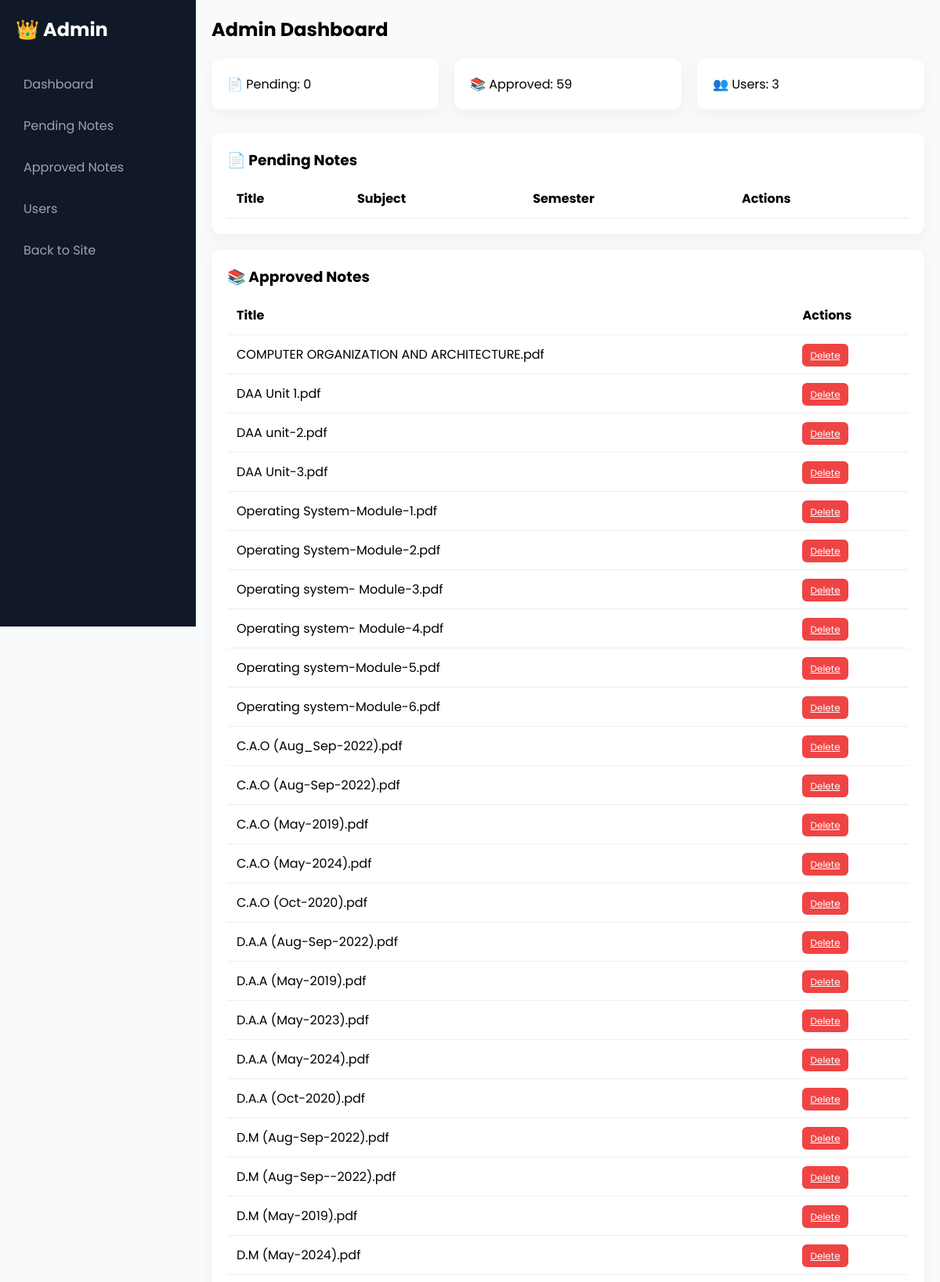
The page /admin (signed in, upper part) on the database its author committed.
### tables this page shows
CREATE TABLE notes(
        id INTEGER PRIMARY KEY AUTOINCREMENT,
        title TEXT NOT NULL,
        filename TEXT NOT NULL,
        subject TEXT NOT NULL,
        semester INTEGER NOT NULL,
        uploaded_by TEXT NOT NULL,
        status TEXT NOT NULL DEFAULT 'pending',
        downloads INTEGER DEFAULT 0,
        created_at TIMESTAMP DEFAULT CURRENT_TIMESTAMP
    , share_id TEXT);

### app.py (the view)
@app.route("/admin")
def admin():
    if not login_required():
        return login_required_redirect()
    if not admin_required():
        return "⛔ Access Denied"
    conn = get_db_connection()
    cur = conn.cursor()
    cur.execute("SELECT * FROM notes WHERE status='pending'")
    pending_notes = cur.fetchall()
    cur.execute("SELECT * FROM notes WHERE status='approved'")
    approved_notes = cur.fetchall()
    cur.execute("SELECT * FROM users")
    users = cur.fetchall()
    conn.close()
    return render_template(
        "admin.html",
        pending_notes=pending_notes,
        approved_notes=approved_notes,
        users=users
    )

### app.py (called while the page is built)
def get_db_connection():
    conn = sqlite3.connect(Config.DATABASE)
    conn.row_factory = sqlite3.Row
    return conn

def login_required():
    return "user" in session

def admin_required():
    return session.get("role") == "admin"

### templates/admin.html (shortened to what this page needs)
<!DOCTYPE html>
<html lang="en">
<head>
<link rel="stylesheet" href="https://cdnjs.cloudflare.com/ajax/libs/font-awesome/6.5.0/css/all.min.css">
</head>
<body>
<div class="sidebar">
  <h2>👑 Admin</h2>
  <a href="#">Dashboard</a>
  <a href="#pending">Pending Notes</a>
  <a href="#approved">Approved Notes</a>
  <a href="#users">Users</a>
  <a href="/dashboard">Back to Site</a>
</div>
<div class="main">
  <div class="header">
    <h2>Admin Dashboard</h2>
  </div>
  <div class="stats">
    <div class="stat">📄 Pending: {{pending_notes|length}}</div>
    <div class="stat">📚 Approved: {{approved_notes|length}}</div>
    <div class="stat">👥 Users: {{users|length}}</div>
  </div>
  <div class="section" id="pending">
    <h3>📄 Pending Notes</h3>
    <table class="table">
      <tr>
        <th>Title</th>
        <th>Subject</th>
        <th>Semester</th>
        <th>Actions</th>
      </tr>
    </table>
  </div>
  <div class="section" id="approved">
    <h3>📚 Approved Notes</h3>
    <table class="table">
      <tr>
        <th>Title</th>
        <th>Actions</th>
      </tr>
      {% for n in approved_notes %}
      <tr>
        <td>{{n['title']}}</td>
        <td>
          <a href="/delete/{{n['id']}}" class="btn delete">Delete</a>
        </td>
      </tr>
      {% endfor %}
    </table>
  </div>
</div>
</body>
</html>

### templates/admin.html (style rules this page uses)
* { margin:0;padding:0;box-sizing:border-box;font-family:'Poppins',sans-serif; }
body { display:flex; background:#F8FAFC; }
.sidebar { width:250px; height:100vh; background:#111827; color:white; padding:20px; position:fixed; }
.sidebar h2 { margin-bottom:30px; }
.sidebar a { display:block; color:#9ca3af; padding:10px; margin:8px 0; text-decoration:none; border-radius:8px; }
.main { margin-left:250px; padding:20px; width:100%; }
.header { display:flex; justify-content:space-between; align-items:center; margin-bottom:20px; }
.header h2 { font-size:24px; }
.stats { display:grid; grid-template-columns:repeat(auto-fit,minmax(200px,1fr)); gap:20px; margin-bottom:30px; }
.stat { background:white; padding:20px; border-radius:12px; box-shadow:0 5px 20px rgba(0,0,0,0.05); }
.table { width:100%; border-collapse:collapse; margin-top:10px; }
.table th,.table td { padding:12px; text-align:left; border-bottom:1px solid #eee; }
.btn { padding:6px 10px; border:none; border-radius:6px; color:white; cursor:pointer; font-size:12px; }
.delete { background:#ef4444; }
.section { background:white; padding:20px; border-radius:12px; margin-bottom:20px; box-shadow:0 5px 20px rgba(0,0,0,0.05); }

### rows shown on the page
notes: title "COMPUTER ORGANIZATION AND ARCHITECTURE.pdf"
notes: title "DAA Unit 1.pdf"
notes: title "DAA unit-2.pdf"
notes: title "DAA Unit-3.pdf"
notes: title "Operating System-Module-1.pdf"
notes: title "Operating System-Module-2.pdf"
notes: title "Operating system- Module-3.pdf"
notes: title "Operating system- Module-4.pdf"
notes: title "Operating system-Module-5.pdf"
notes: title "Operating system-Module-6.pdf"
notes: title "C.A.O (Aug_Sep-2022).pdf"
notes: title "C.A.O (Aug-Sep-2022).pdf"
notes: title "C.A.O (May-2019).pdf"
notes: title "C.A.O (May-2024).pdf"
notes: title "C.A.O (Oct-2020).pdf"
notes: title "D.A.A (Aug-Sep-2022).pdf"
notes: title "D.A.A (May-2019).pdf"
notes: title "D.A.A (May-2023).pdf"
notes: title "D.A.A (May-2024).pdf"
notes: title "D.A.A (Oct-2020).pdf"
notes: title "D.M (Aug-Sep-2022).pdf"
notes: title "D.M (Aug-Sep--2022).pdf"
notes: title "D.M (May-2019).pdf"
notes: title "D.M (May-2024).pdf"

### other values the page prints
{{ pending_notes|length }} "0"
{{ approved_notes|length }} "59"
{{ users|length }} "3"
